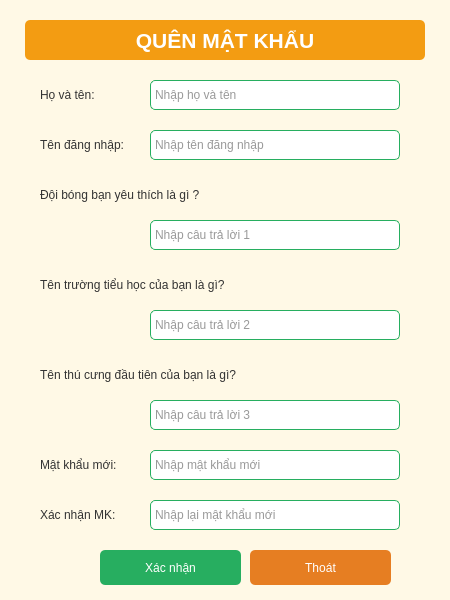
<?xml version="1.0" encoding="UTF-8"?>
<ui version="4.0">
 <class>QuenMatKhauForm</class>
 <widget class="QMainWindow" name="QuenMatKhauForm">
  <property name="geometry">
   <rect>
    <x>0</x>
    <y>0</y>
    <width>450</width>
    <height>600</height>
   </rect>
  </property>
  <property name="windowTitle">
   <string>Quên Mật Khẩu</string>
  </property>
  <widget class="QWidget" name="centralwidget">
   <property name="styleSheet">
    <string>background-color: #FFF9E6;</string>
   </property>
   <widget class="QLabel" name="lbl_title">
    <property name="geometry">
     <rect>
      <x>25</x>
      <y>20</y>
      <width>400</width>
      <height>40</height>
     </rect>
    </property>
    <property name="font">
     <font>
      <pointsize>16</pointsize>
      <weight>75</weight>
      <bold>true</bold>
     </font>
    </property>
    <property name="styleSheet">
     <string>background-color: #F39C12; color: white; border-radius: 5px;</string>
    </property>
    <property name="text">
     <string>QUÊN MẬT KHẨU</string>
    </property>
    <property name="alignment">
     <set>Qt::AlignCenter</set>
    </property>
   </widget>
   <widget class="QLabel" name="lbl_hoten">
    <property name="geometry">
     <rect>
      <x>40</x>
      <y>80</y>
      <width>100</width>
      <height>30</height>
     </rect>
    </property>
    <property name="styleSheet">
     <string>color: #333333;</string>
    </property>
    <property name="text">
     <string>Họ và tên:</string>
    </property>
   </widget>
   <widget class="QLineEdit" name="txt_hoten">
    <property name="geometry">
     <rect>
      <x>150</x>
      <y>80</y>
      <width>250</width>
      <height>30</height>
     </rect>
    </property>
    <property name="styleSheet">
     <string>background-color: #FFFFFF; border: 1px solid #27AE60; border-radius: 5px; padding: 2px; color: #333333;</string>
    </property>
    <property name="placeholderText">
     <string>Nhập họ và tên</string>
    </property>
   </widget>
   <widget class="QLabel" name="lbl_tdn">
    <property name="geometry">
     <rect>
      <x>40</x>
      <y>130</y>
      <width>100</width>
      <height>30</height>
     </rect>
    </property>
    <property name="styleSheet">
     <string>color: #333333;</string>
    </property>
    <property name="text">
     <string>Tên đăng nhập:</string>
    </property>
   </widget>
   <widget class="QLineEdit" name="txt_tdn">
    <property name="geometry">
     <rect>
      <x>150</x>
      <y>130</y>
      <width>250</width>
      <height>30</height>
     </rect>
    </property>
    <property name="styleSheet">
     <string>background-color: #FFFFFF; border: 1px solid #27AE60; border-radius: 5px; padding: 2px; color: #333333;</string>
    </property>
    <property name="placeholderText">
     <string>Nhập tên đăng nhập</string>
    </property>
   </widget>
   <widget class="QLabel" name="lbl_cauhoi1">
    <property name="geometry">
     <rect>
      <x>40</x>
      <y>180</y>
      <width>300</width>
      <height>30</height>
     </rect>
    </property>
    <property name="styleSheet">
     <string>color: #333333;</string>
    </property>
    <property name="text">
     <string>Đội bóng bạn yêu thích là gì ?</string>
    </property>
   </widget>
   <widget class="QLineEdit" name="txt_cauhoi1">
    <property name="geometry">
     <rect>
      <x>150</x>
      <y>220</y>
      <width>250</width>
      <height>30</height>
     </rect>
    </property>
    <property name="styleSheet">
     <string>background-color: #FFFFFF; border: 1px solid #27AE60; border-radius: 5px; padding: 2px; color: #333333;</string>
    </property>
    <property name="placeholderText">
     <string>Nhập câu trả lời 1</string>
    </property>
   </widget>
   <widget class="QLabel" name="lbl_cauhoi2">
    <property name="geometry">
     <rect>
      <x>40</x>
      <y>270</y>
      <width>300</width>
      <height>30</height>
     </rect>
    </property>
    <property name="styleSheet">
     <string>color: #333333;</string>
    </property>
    <property name="text">
     <string>Tên trường tiểu học của bạn là gì?</string>
    </property>
   </widget>
   <widget class="QLineEdit" name="txt_cauhoi2">
    <property name="geometry">
     <rect>
      <x>150</x>
      <y>310</y>
      <width>250</width>
      <height>30</height>
     </rect>
    </property>
    <property name="styleSheet">
     <string>background-color: #FFFFFF; border: 1px solid #27AE60; border-radius: 5px; padding: 2px; color: #333333;</string>
    </property>
    <property name="placeholderText">
     <string>Nhập câu trả lời 2</string>
    </property>
   </widget>
   <widget class="QLabel" name="lbl_cauhoi3">
    <property name="geometry">
     <rect>
      <x>40</x>
      <y>360</y>
      <width>300</width>
      <height>30</height>
     </rect>
    </property>
    <property name="styleSheet">
     <string>color: #333333;</string>
    </property>
    <property name="text">
     <string>Tên thú cưng đầu tiên của bạn là gì?</string>
    </property>
   </widget>
   <widget class="QLineEdit" name="txt_cauhoi3">
    <property name="geometry">
     <rect>
      <x>150</x>
      <y>400</y>
      <width>250</width>
      <height>30</height>
     </rect>
    </property>
    <property name="styleSheet">
     <string>background-color: #FFFFFF; border: 1px solid #27AE60; border-radius: 5px; padding: 2px; color: #333333;</string>
    </property>
    <property name="placeholderText">
     <string>Nhập câu trả lời 3</string>
    </property>
   </widget>
   <widget class="QLabel" name="lbl_matkhaumoi">
    <property name="geometry">
     <rect>
      <x>40</x>
      <y>450</y>
      <width>100</width>
      <height>30</height>
     </rect>
    </property>
    <property name="styleSheet">
     <string>color: #333333;</string>
    </property>
    <property name="text">
     <string>Mật khẩu mới:</string>
    </property>
   </widget>
   <widget class="QLineEdit" name="txt_matkhaumoi">
    <property name="geometry">
     <rect>
      <x>150</x>
      <y>450</y>
      <width>250</width>
      <height>30</height>
     </rect>
    </property>
    <property name="styleSheet">
     <string>background-color: #FFFFFF; border: 1px solid #27AE60; border-radius: 5px; padding: 2px; color: #333333;</string>
    </property>
    <property name="echoMode">
     <enum>QLineEdit::Password</enum>
    </property>
    <property name="placeholderText">
     <string>Nhập mật khẩu mới</string>
    </property>
   </widget>
   <widget class="QLabel" name="lbl_xacnhanmk">
    <property name="geometry">
     <rect>
      <x>40</x>
      <y>500</y>
      <width>100</width>
      <height>30</height>
     </rect>
    </property>
    <property name="styleSheet">
     <string>color: #333333;</string>
    </property>
    <property name="text">
     <string>Xác nhận MK:</string>
    </property>
   </widget>
   <widget class="QLineEdit" name="txt_xacnhanmk">
    <property name="geometry">
     <rect>
      <x>150</x>
      <y>500</y>
      <width>250</width>
      <height>30</height>
     </rect>
    </property>
    <property name="styleSheet">
     <string>background-color: #FFFFFF; border: 1px solid #27AE60; border-radius: 5px; padding: 2px; color: #333333;</string>
    </property>
    <property name="echoMode">
     <enum>QLineEdit::Password</enum>
    </property>
    <property name="placeholderText">
     <string>Nhập lại mật khẩu mới</string>
    </property>
   </widget>
   <widget class="QPushButton" name="btn_xacnhan">
    <property name="geometry">
     <rect>
      <x>100</x>
      <y>550</y>
      <width>141</width>
      <height>35</height>
     </rect>
    </property>
    <property name="styleSheet">
     <string>background-color: #27AE60; color: white; border-radius: 5px;</string>
    </property>
    <property name="text">
     <string>Xác nhận</string>
    </property>
   </widget>
   <widget class="QPushButton" name="btn_thoat">
    <property name="geometry">
     <rect>
      <x>250</x>
      <y>550</y>
      <width>141</width>
      <height>35</height>
     </rect>
    </property>
    <property name="styleSheet">
     <string>background-color: #E67E22; color: white; border-radius: 5px;</string>
    </property>
    <property name="text">
     <string>Thoát</string>
    </property>
   </widget>
  </widget>
 </widget>
 <resources/>
 <connections/>
</ui>
